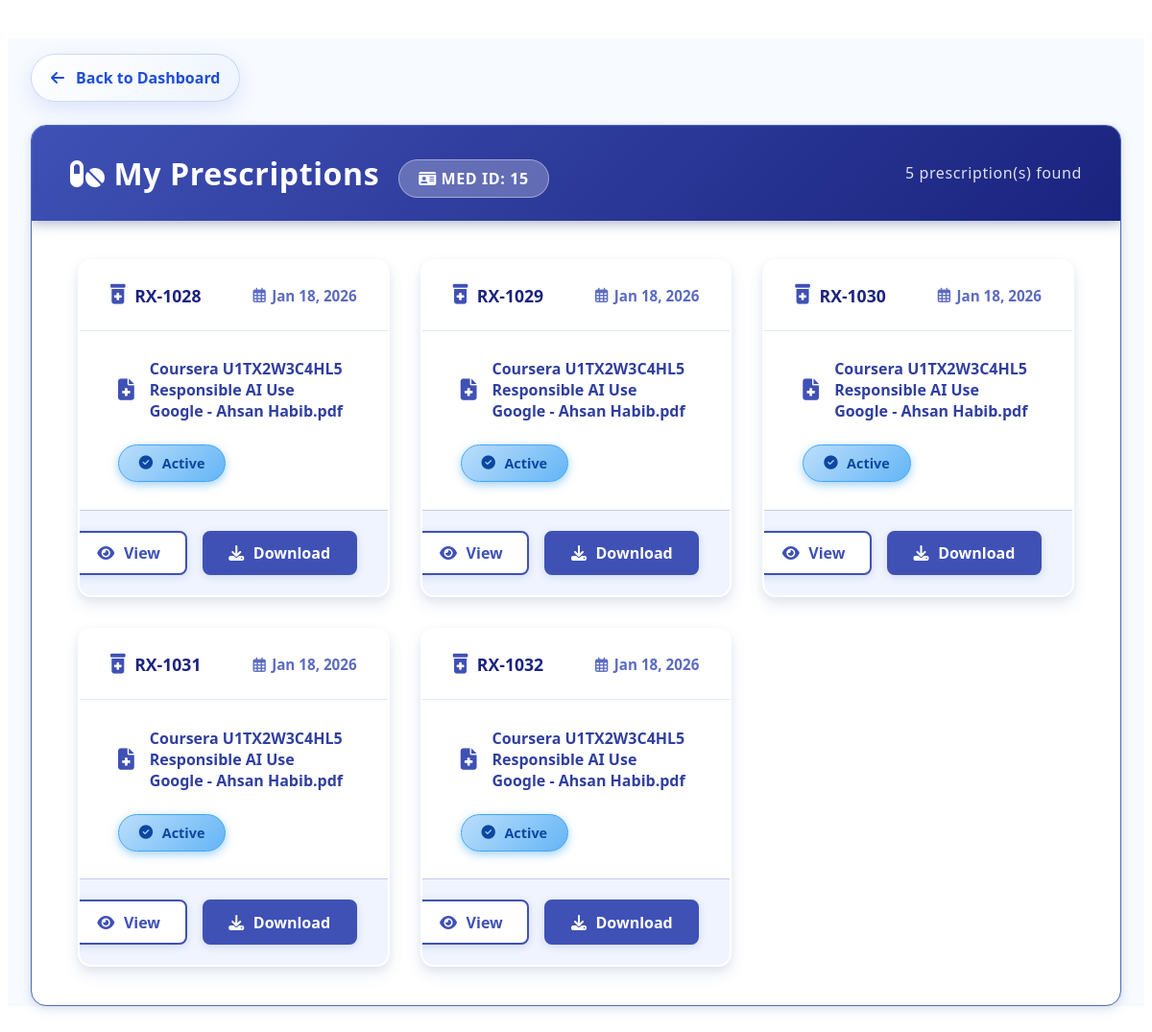
The app's page /view_prescriptions.php (signed in) with its own data.
### tables this page shows
CREATE TABLE `prescription` (
  `Prescription_Serial` int(11) NOT NULL,
  `MED_ID` int(11) DEFAULT NULL,
  `DOC_ID` int(11) DEFAULT NULL,
  `Prescription_Date` date DEFAULT NULL,
  `Pres_File_Path` varchar(255) DEFAULT NULL
);

### view_prescriptions.php (the view, shortened to what this page needs)
<?php
include 'database.php';
$med_id = $_SESSION['med_id'];
$con->set_charset("utf8mb4");
$query = "SELECT * FROM prescription WHERE MED_ID = ?";
$stmt = $con->prepare($query);
$stmt->bind_param("i", $med_id);
$stmt->execute();
$result = $stmt->get_result();
?>
<!DOCTYPE html>
<html lang="en">
<head>
    <link rel="stylesheet" href="https://cdnjs.cloudflare.com/ajax/libs/font-awesome/6.4.0/css/all.min.css">
</head>
<body>
    <div class="container">
        <a href="dashboard.php" class="back-btn" aria-label="Go back to dashboard">
            <i class="fas fa-arrow-left"></i>
            Back to Dashboard
        </a>
        <div class="prescription-card-container">
            <div class="prescription-header">
                <div class="header-content">
                    <h1><i class="fas fa-pills"></i> My Prescriptions</h1>
                    <div class="user-info">
                        <span class="badge"><i class="fas fa-id-card"></i> MED ID: <?php echo htmlspecialchars($med_id); ?></span>
                    </div>
                </div>
                <div class="prescription-count">
                    <span><?php echo $result->num_rows; ?> prescription(s) found</span>
                </div>
            </div>
            <div class="prescription-grid">
                <?php if ($result->num_rows > 0): ?>
                    <?php while($row = $result->fetch_assoc()): ?>
                        <div class="modern-prescription-card">
                            <div class="card-top">
                                <div class="prescription-number">
                                    <i class="fas fa-prescription-bottle-alt"></i>
                                    <span>RX-<?php echo htmlspecialchars($row['Prescription_Serial']); ?></span>
                                </div>
                                <div class="prescription-date">
                                    <i class="far fa-calendar-alt"></i>
                                    <?php echo date('M d, Y', strtotime($row['Prescription_Date'])); ?>
                                </div>
                            </div>
                            <div class="card-middle">
                                <div class="file-info">
                                    <i class="fas fa-file-medical"></i>
                                    <span class="filename"><?php echo basename(htmlspecialchars($row['Pres_File_Path'])); ?></span>
                                </div>
                                <div class="status-badge active">
                                    <i class="fas fa-check-circle"></i>
                                    <span>Active</span>
                                </div>
                            </div>
                            <div class="card-bottom">
                                <div class="action-buttons">
                                    <a href="<?php echo htmlspecialchars($row['Pres_File_Path']); ?>" target="_blank" class="view-btn">
                                        <i class="fas fa-eye"></i> View
                                    </a>
                                    <a href="<?php echo htmlspecialchars($row['Pres_File_Path']); ?>" download class="download-btn">
                                        <i class="fas fa-download"></i> Download
                                    </a>
                                </div>
                            </div>
                        </div>
                    <?php endwhile; ?>
                <?php endif; ?>
            </div>
        </div>
    </div>
</body>
</html>

### view_prescriptions.php (style rules this page uses)
.container { max-width: 1200px; margin: 2.5rem auto; padding: 0 24px; font-family: 'Segoe UI', Tahoma, Geneva, Verdana, sans-serif; color: #1a237e; background: #f7faff; }
.back-btn { display: inline-flex; align-items: center; gap: 0.75rem; background: linear-gradient(135deg, #ffffff 0%, #eef4ff 100%); color: #1d4ed8; border: 1.5px solid rgba(29, 78, 216, 0.2); text-decoration: none; border-radius: 999px; padding: 0.8rem 1.25rem; font-weight: 700; margin: 1rem 0 1.5rem; box-shadow: 0 8px 22px rgba(29, 78, 216, 0.12); transition: transform 0.2s ease, box-shadow 0.2s ease; }
.prescription-card-container { background: #ffffff; border-radius: 16px; box-shadow: 0 4px 12px rgba(75, 108, 183, 0.15), 0 1px 6px rgba(24, 40, 72, 0.07); overflow: hidden; border: 1.5px solid #4b6cb7; }
.prescription-header { background: linear-gradient(135deg, #3f51b5 0%, #1a237e 100%); color: white; padding: 1.75rem 2.5rem; display: flex; justify-content: space-between; align-items: center; box-shadow: 0 3px 12px rgba(29, 45, 110, 0.35); font-weight: 700; font-size: 1.9rem; letter-spacing: 0.02em; }
.header-content { display: flex; align-items: center; gap: 1.25rem; }
.header-content h1 { margin: 0; font-size: 2rem; }
.user-info .badge { background: rgba(255 255 255 / 0.25); padding: 0.5rem 1.25rem; border-radius: 24px; font-size: 1rem; font-weight: 600; backdrop-filter: blur(6px); border: 1px solid rgba(255 255 255 / 0.4); transition: background-color 0.3s ease; }
.prescription-count { font-size: 1rem; opacity: 0.85; font-weight: 500; }
.prescription-grid { display: grid; grid-template-columns: repeat(auto-fill, minmax(320px, 1fr)); gap: 2rem; padding: 2.5rem 3rem; }
.modern-prescription-card { background: #ffffff; border-radius: 14px; box-shadow: 0 8px 16px rgba(75, 108, 183, 0.12), 0 3px 8px rgba(24, 40, 72, 0.06); overflow: hidden; transition: transform 0.35s cubic-bezier(0.4, 0, 0.2, 1), box-shadow 0.35s cubic-bezier(0.4, 0, 0.2, 1), border-color 0.3s ease; border: 2px solid transparent; cursor: pointer; }
.card-top { padding: 1.5rem 2rem; border-bottom: 1px solid #e0e7ff; display: flex; justify-content: space-between; align-items: center; }
.prescription-number { font-weight: 700; color: #1a237e; font-size: 1.1rem; display: flex; align-items: center; gap: 0.6rem; }
.prescription-number i { color: #3f51b5; font-size: 1.3rem; }
.prescription-date { color: #5c6bc0; font-size: 0.95rem; font-weight: 600; display: flex; align-items: center; gap: 0.4rem; }
.card-middle { padding: 1.8rem 2.5rem; }
.file-info { display: flex; align-items: center; gap: 1rem; margin-bottom: 1.5rem; }
.file-info i { color: #3f51b5; font-size: 1.4rem; }
.filename { font-size: 1rem; color: #303f9f; word-break: break-word; font-weight: 600; }
.status-badge { display: inline-flex; align-items: center; gap: 0.6rem; padding: 0.55rem 1.3rem; border-radius: 28px; font-size: 0.9rem; font-weight: 700; background: linear-gradient(135deg, #e3f2fd 0%, #bbdefb 100%); color: #0d47a1; border: 1.5px solid #90caf9; box-shadow: 0 2px 6px rgba(33, 150, 243, 0.3); user-select: none; }
.status-badge.active { background: linear-gradient(135deg, #bbdefb 0%, #64b5f6 100%); color: #0d47a1; border-color: #42a5f5; box-shadow: 0 3px 10px rgba(66, 165, 245, 0.5); }
.card-bottom { padding: 1.3rem 2rem; background: #f0f4ff; border-top: 1px solid #c5cae9; display: flex; justify-content: flex-end; gap: 1rem; }
.action-buttons { display: flex; gap: 1rem; }
.view-btn, .download-btn { padding: 0.65rem 1.6rem; border-radius: 8px; font-size: 1rem; font-weight: 700; display: inline-flex; align-items: center; gap: 0.6rem; text-decoration: none; transition: all 0.25s ease; box-shadow: 0 2px 8px rgba(75, 108, 183, 0.2); user-select: none; }
.view-btn { background: #ffffff; color: #3f51b5; border: 2px solid #3f51b5; }
.download-btn { background: #3f51b5; color: white; border: 2px solid #3f51b5; }

### records on screen
prescription: Prescription_Serial "1028", Prescription_Date "Jan 18, 2026", Pres_File_Path "Coursera U1TX2W3C4HL5 Responsible AI Use Google - Ahsan Habib.pdf"
prescription: Prescription_Serial "1029", Prescription_Date "Jan 18, 2026", Pres_File_Path "Coursera U1TX2W3C4HL5 Responsible AI Use Google - Ahsan Habib.pdf"
prescription: Prescription_Serial "1030", Prescription_Date "Jan 18, 2026", Pres_File_Path "Coursera U1TX2W3C4HL5 Responsible AI Use Google - Ahsan Habib.pdf"
prescription: Prescription_Serial "1031", Prescription_Date "Jan 18, 2026", Pres_File_Path "Coursera U1TX2W3C4HL5 Responsible AI Use Google - Ahsan Habib.pdf"
prescription: Prescription_Serial "1032", Prescription_Date "Jan 18, 2026", Pres_File_Path "Coursera U1TX2W3C4HL5 Responsible AI Use Google - Ahsan Habib.pdf"

### other values on screen
$med_id "15"
$result->num_rows "5"
